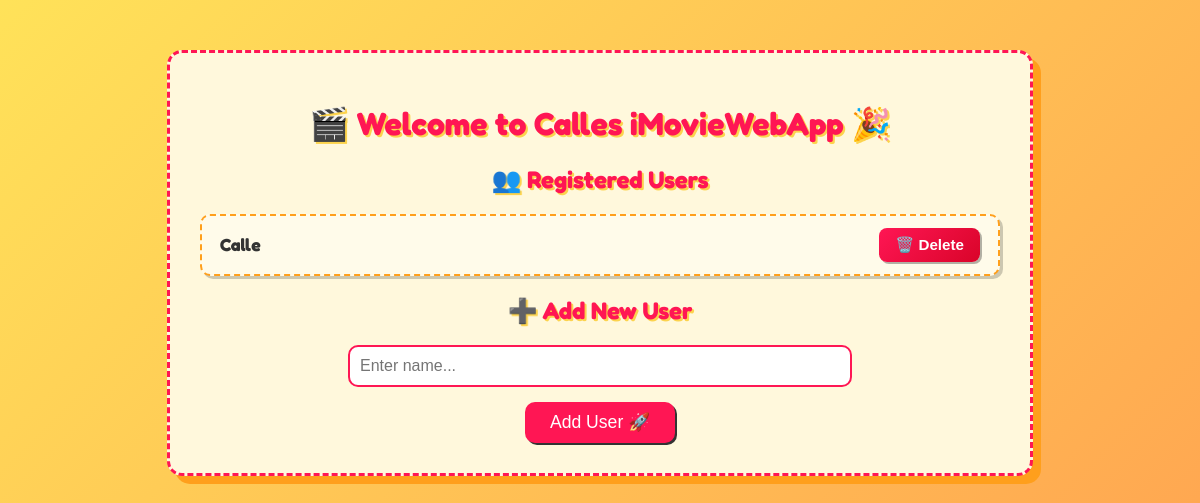
Before: / with the older database file.
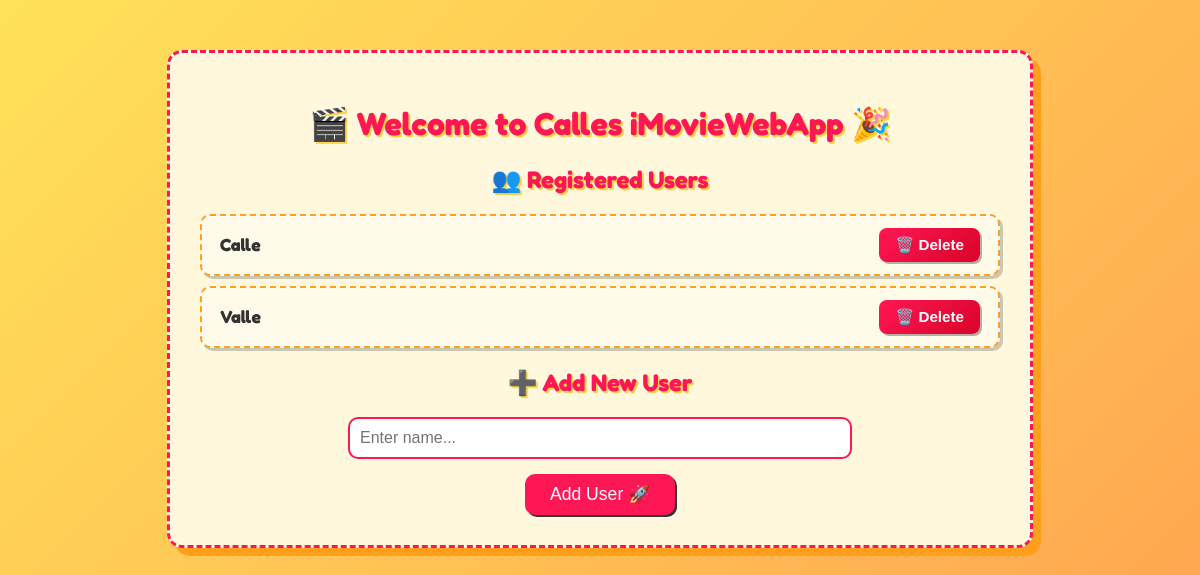
After: the same page with the newer database file.
### models.py (models this page shows, shortened)
class User(db.Model):
    __tablename__ = 'users'
    id = db.Column(db.Integer, primary_key=True)
    name = db.Column(db.String(100), nullable=False)
    movies = db.relationship('Movie', backref='user', lazy=True)

### app.py (the view)
@app.route('/')
def home():
    users = data_manager.get_users()
    return render_template('index.html', users=users)

### data_manager.py (called while the page is built)
    def get_users(self):
        return User.query.all()

### templates/index.html (shortened to what this page needs)
{% extends "base.html" %}
{% block content %}
    <h1>🎬 Welcome to  Calles iMovieWebApp 🎉</h1>
   <h2>👥 Registered Users</h2>
<ul class="user-list">
    {% for user in users %}
    <li class="user-item">
        <div class="user-info">
            <a href="/users/{{ user.id }}/movies">{{ user.name }}</a>
        </div>
        <div class="user-actions">
            <form action="{{ url_for('delete_user', user_id=user.id) }}" method="POST">
                <button type="submit" onclick="return confirm('User wirklich löschen?')">🗑️ Delete</button>
            </form>
        </div>
    </li>
    {% endfor %}
</ul>
    <h2>➕ Add New User</h2>
    <form action="/users" method="POST" class="add-user-form">
        <input type="text" name="name" placeholder="Enter name..." required>
        <button type="submit">Add User 🚀</button>
    </form>
{% endblock %}

### templates/base.html (shortened to what this page needs)
<!DOCTYPE html>
<html lang="en">
<head>
    <link rel="stylesheet" href="{{ url_for('static', filename='style.css') }}">
</head>
<body>
    <div class="container">
        {% block content %}{% endblock %}
    </div>
</body>
</html>

### static/style.css (style rules this page uses)
body { font-family: 'Fredoka', sans-serif; background: linear-gradient(135deg, #ffe259, #ffa751); margin: 0; padding: 0; color: #333; }
.container { max-width: 800px; margin: 50px auto; background: #fff8dc; padding: 30px; border-radius: 15px; box-shadow: 8px 8px 0px #ff9f1c; border: 3px dashed #ff1654; }
h1, h2 { text-align: center; color: #ff1654; text-shadow: 2px 2px #fcd34d; }
.user-list { list-style: none; padding: 0; text-align: center; }
.user-list { list-style: none; padding: 0; margin: 0; }
.user-list li { display: flex; justify-content: space-between; align-items: center; background: #fffbea; border: 2px dashed #ff9f1c; border-radius: 10px; padding: 12px 18px; margin-bottom: 10px; box-shadow: 3px 3px 0px rgba(0, 0, 0, 0.2); transition: 0.25s; }
.user-list a { color: #333; background: transparent; text-decoration: none; font-weight: bold; font-size: 1.1em; transition: color 0.2s ease-in-out; }
.user-list form { margin: 0; }
.user-list button { background: linear-gradient(135deg, #ff1654, #d90429); color: white; border: none; padding: 8px 16px; border-radius: 8px; font-size: 0.95em; font-weight: bold; cursor: pointer; box-shadow: 2px 2px 0px rgba(0, 0, 0, 0.3); transition: all 0.25s ease-in-out; }
.add-user-form { display: flex; flex-direction: column; align-items: center; margin-top: 20px; }
.add-user-form input { padding: 10px; border: 2px solid #ff1654; border-radius: 10px; width: 60%; margin-bottom: 15px; font-size: 1em; }
.add-user-form button { background: #ff1654; color: white; border: none; padding: 10px 25px; border-radius: 10px; font-size: 1.1em; cursor: pointer; transition: 0.2s; box-shadow: 2px 2px 0px #333; }

Changed rows visible on the page:
added User: name "Valle"
